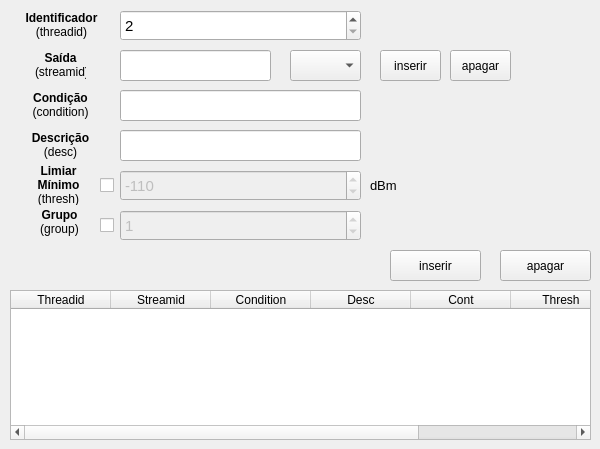
   <widget class="QWidget" name="tab_3">
    <attribute name="title">
     <string>Média (mean)</string>
    </attribute>
    <widget class="QPushButton" name="mean_apagar_bt">
     <property name="geometry">
      <rect>
       <x>500</x>
       <y>250</y>
       <width>91</width>
       <height>31</height>
      </rect>
     </property>
     <property name="text">
      <string>apagar</string>
     </property>
    </widget>
    <widget class="QLabel" name="mean_streamid_label">
     <property name="geometry">
      <rect>
       <x>35</x>
       <y>50</y>
       <width>51</width>
       <height>31</height>
      </rect>
     </property>
     <property name="text">
      <string>&lt;html&gt;&lt;head/&gt;&lt;body&gt;&lt;p align=&quot;center&quot;&gt;&lt;span style=&quot; font-weight:600;&quot;&gt;Saída&lt;/span&gt;&lt;br/&gt;(streamid)&lt;/p&gt;&lt;/body&gt;&lt;/html&gt;</string>
     </property>
    </widget>
    <widget class="QLineEdit" name="mean_desc_edit">
     <property name="geometry">
      <rect>
       <x>120</x>
       <y>130</y>
       <width>241</width>
       <height>31</height>
      </rect>
     </property>
     <property name="font">
      <font>
       <pointsize>11</pointsize>
      </font>
     </property>
    </widget>
    <widget class="QCheckBox" name="mean_group_check">
     <property name="geometry">
      <rect>
       <x>100</x>
       <y>210</y>
       <width>20</width>
       <height>31</height>
      </rect>
     </property>
     <property name="text">
      <string/>
     </property>
    </widget>
    <widget class="QLabel" name="mean_condition_label">
     <property name="geometry">
      <rect>
       <x>30</x>
       <y>90</y>
       <width>61</width>
       <height>31</height>
      </rect>
     </property>
     <property name="text">
      <string>&lt;html&gt;&lt;head/&gt;&lt;body&gt;&lt;p align=&quot;center&quot;&gt;&lt;span style=&quot; font-weight:600;&quot;&gt;Condição&lt;br/&gt;&lt;/span&gt;(condition)&lt;/p&gt;&lt;/body&gt;&lt;/html&gt;</string>
     </property>
    </widget>
    <widget class="QSpinBox" name="mean_group_sbox">
     <property name="enabled">
      <bool>false</bool>
     </property>
     <property name="geometry">
      <rect>
       <x>120</x>
       <y>210</y>
       <width>241</width>
       <height>31</height>
      </rect>
     </property>
     <property name="font">
      <font>
       <pointsize>11</pointsize>
      </font>
     </property>
     <property name="minimum">
      <number>0</number>
     </property>
     <property name="maximum">
      <number>6000</number>
     </property>
     <property name="singleStep">
      <number>1</number>
     </property>
     <property name="value">
      <number>1</number>
     </property>
    </widget>
    <widget class="QPushButton" name="mean_apagar_streamid_bt">
     <property name="geometry">
      <rect>
       <x>450</x>
       <y>50</y>
       <width>61</width>
       <height>31</height>
      </rect>
     </property>
     <property name="text">
      <string>apagar</string>
     </property>
    </widget>
    <widget class="QLineEdit" name="mean_streamid_edit">
     <property name="enabled">
      <bool>true</bool>
     </property>
     <property name="geometry">
      <rect>
       <x>120</x>
       <y>50</y>
       <width>151</width>
       <height>31</height>
      </rect>
     </property>
     <property name="font">
      <font>
       <pointsize>11</pointsize>
      </font>
     </property>
     <property name="readOnly">
      <bool>true</bool>
     </property>
    </widget>
    <widget class="QTableWidget" name="mean_table">
     <property name="geometry">
      <rect>
       <x>10</x>
       <y>290</y>
       <width>581</width>
       <height>150</height>
      </rect>
     </property>
     <column>
      <property name="text">
       <string>Threadid</string>
      </property>
     </column>
     <column>
      <property name="text">
       <string>Streamid</string>
      </property>
     </column>
     <column>
      <property name="text">
       <string>Condition</string>
      </property>
     </column>
     <column>
      <property name="text">
       <string>Desc</string>
      </property>
     </column>
     <column>
      <property name="text">
       <string>Cont</string>
      </property>
     </column>
     <column>
      <property name="text">
       <string>Thresh</string>
      </property>
     </column>
     <column>
      <property name="text">
       <string>Group</string>
      </property>
     </column>
    </widget>
    <widget class="QPushButton" name="mean_inserir_bt">
     <property name="geometry">
      <rect>
       <x>390</x>
       <y>250</y>
       <width>91</width>
       <height>31</height>
      </rect>
     </property>
     <property name="text">
      <string>inserir</string>
     </property>
    </widget>
    <widget class="QComboBox" name="mean_streamid_cbox">
     <property name="geometry">
      <rect>
       <x>290</x>
       <y>50</y>
       <width>71</width>
       <height>31</height>
      </rect>
     </property>
     <property name="font">
      <font>
       <pointsize>11</pointsize>
      </font>
     </property>
    </widget>
    <widget class="QLabel" name="mean_tresh_dbm_label">
     <property name="geometry">
      <rect>
       <x>370</x>
       <y>170</y>
       <width>41</width>
       <height>31</height>
      </rect>
     </property>
     <property name="font">
      <font>
       <pointsize>10</pointsize>
      </font>
     </property>
     <property name="text">
      <string>dBm</string>
     </property>
    </widget>
    <widget class="QSpinBox" name="mean_threadid_sbox">
     <property name="geometry">
      <rect>
       <x>120</x>
       <y>10</y>
       <width>241</width>
       <height>31</height>
      </rect>
     </property>
     <property name="font">
      <font>
       <pointsize>11</pointsize>
      </font>
     </property>
     <property name="minimum">
      <number>2</number>
     </property>
     <property name="maximum">
      <number>6000</number>
     </property>
     <property name="singleStep">
      <number>1</number>
     </property>
     <property name="value">
      <number>2</number>
     </property>
    </widget>
    <widget class="QLabel" name="mean_thresh_label">
     <property name="geometry">
      <rect>
       <x>35</x>
       <y>164</y>
       <width>47</width>
       <height>41</height>
      </rect>
     </property>
     <property name="text">
      <string>&lt;html&gt;&lt;head/&gt;&lt;body&gt;&lt;p align=&quot;center&quot;&gt;&lt;span style=&quot; font-weight:600;&quot;&gt;Limiar&lt;br/&gt;Mínimo&lt;br/&gt;&lt;/span&gt;(thresh)&lt;/p&gt;&lt;/body&gt;&lt;/html&gt;</string>
     </property>
    </widget>
    <widget class="QPushButton" name="mean_inserir_streamid_bt">
     <property name="geometry">
      <rect>
       <x>380</x>
       <y>50</y>
       <width>61</width>
       <height>31</height>
      </rect>
     </property>
     <property name="text">
      <string>inserir</string>
     </property>
    </widget>
    <widget class="QLabel" name="mean_group_label">
     <property name="geometry">
      <rect>
       <x>36</x>
       <y>207</y>
       <width>47</width>
       <height>31</height>
      </rect>
     </property>
     <property name="text">
      <string>&lt;html&gt;&lt;head/&gt;&lt;body&gt;&lt;p align=&quot;center&quot;&gt;&lt;span style=&quot; font-weight:600;&quot;&gt;Grupo&lt;br/&gt;&lt;/span&gt;(group)&lt;/p&gt;&lt;/body&gt;&lt;/html&gt;</string>
     </property>
    </widget>
    <widget class="QLabel" name="mean_desc_label">
     <property name="geometry">
      <rect>
       <x>25</x>
       <y>130</y>
       <width>71</width>
       <height>31</height>
      </rect>
     </property>
     <property name="text">
      <string>&lt;html&gt;&lt;head/&gt;&lt;body&gt;&lt;p align=&quot;center&quot;&gt;&lt;span style=&quot; font-weight:600;&quot;&gt;Descrição&lt;br/&gt;&lt;/span&gt;(desc)&lt;/p&gt;&lt;/body&gt;&lt;/html&gt;</string>
     </property>
    </widget>
    <widget class="QCheckBox" name="mean_thresh_check">
     <property name="geometry">
      <rect>
       <x>100</x>
       <y>170</y>
       <width>20</width>
       <height>31</height>
      </rect>
     </property>
     <property name="text">
      <string/>
     </property>
    </widget>
    <widget class="QSpinBox" name="mean_thresh_sbox">
     <property name="enabled">
      <bool>false</bool>
     </property>
     <property name="geometry">
      <rect>
       <x>120</x>
       <y>170</y>
       <width>241</width>
       <height>31</height>
      </rect>
     </property>
     <property name="font">
      <font>
       <pointsize>11</pointsize>
      </font>
     </property>
     <property name="minimum">
      <number>-6000</number>
     </property>
     <property name="maximum">
      <number>6000</number>
     </property>
     <property name="singleStep">
      <number>1</number>
     </property>
     <property name="value">
      <number>-110</number>
     </property>
    </widget>
    <widget class="QLineEdit" name="mean_condition_edit">
     <property name="geometry">
      <rect>
       <x>120</x>
       <y>90</y>
       <width>241</width>
       <height>31</height>
      </rect>
     </property>
     <property name="font">
      <font>
       <pointsize>11</pointsize>
      </font>
     </property>
    </widget>
    <widget class="QLabel" name="mean_threadid_label">
     <property name="geometry">
      <rect>
       <x>21</x>
       <y>10</y>
       <width>81</width>
       <height>31</height>
      </rect>
     </property>
     <property name="text">
      <string>&lt;html&gt;&lt;head/&gt;&lt;body&gt;&lt;p align=&quot;center&quot;&gt;&lt;span style=&quot; font-weight:600;&quot;&gt;Identificador&lt;/span&gt;&lt;br/&gt;(threadid)&lt;/p&gt;&lt;/body&gt;&lt;/html&gt;</string>
     </property>
    </widget>
   </widget>
